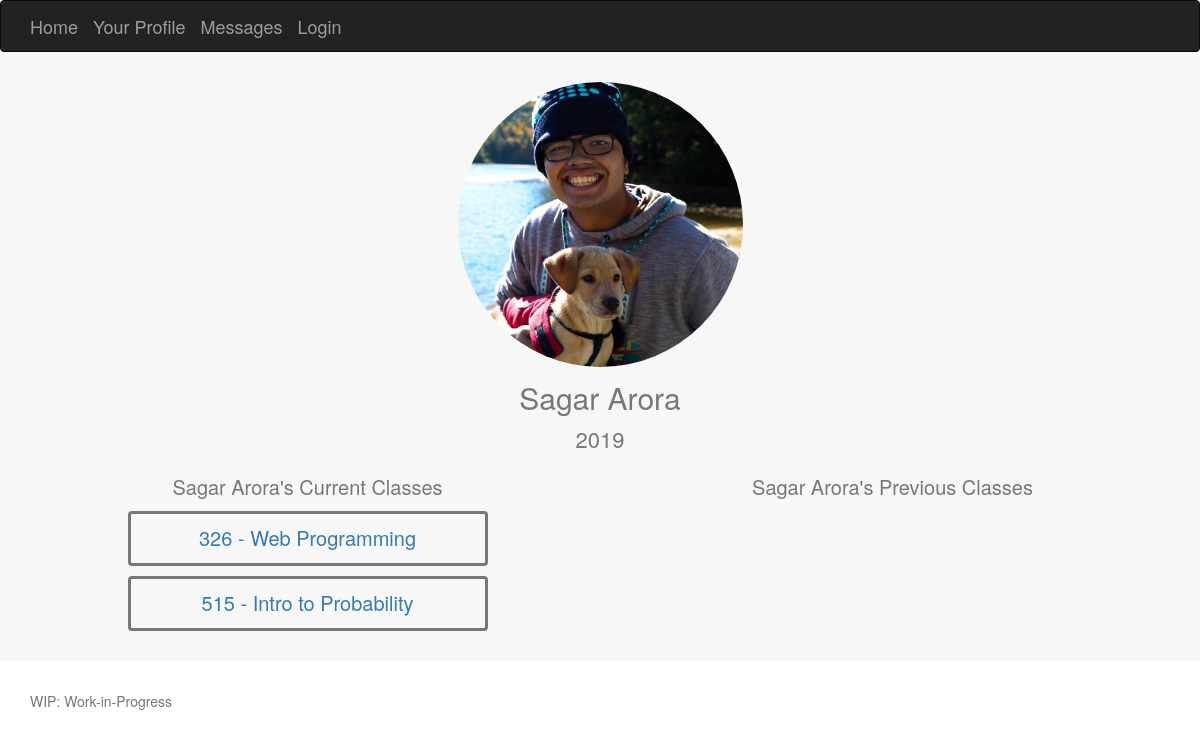
Page /Tibl/friendprofile/2 on the earlier database version.
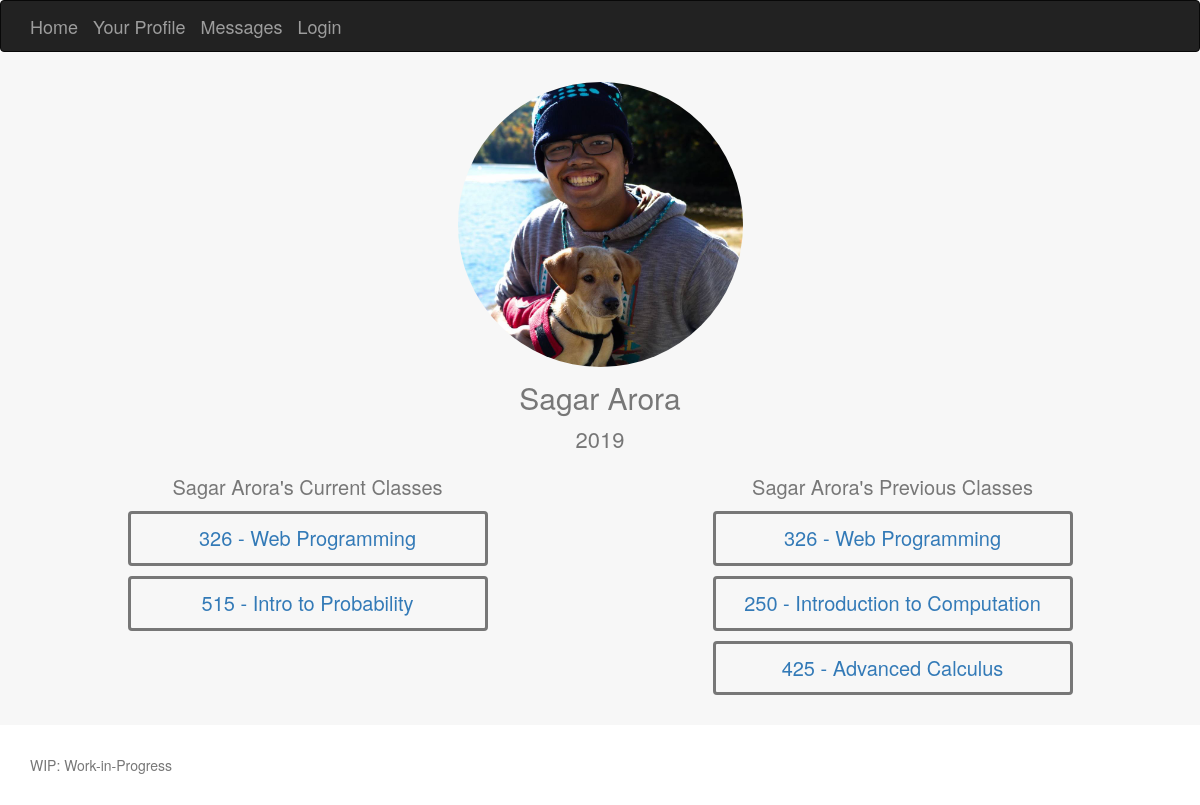
Same page on the later database version.
### Tibl/models.py (models this page shows)
class Section(models.Model):
	year = models.IntegerField()
	season_enum = (
		('F', 'Fall'),
		('Sp', 'Spring'),
		('W', 'Winter'),
		('Su', 'Summer'),
	)
	season = models.CharField(max_length=2, choices=season_enum, null=True)
	teachers = models.ManyToManyField('Teacher')
	students = models.ManyToManyField('Student')
	course = models.ForeignKey('Course', on_delete=models.SET_NULL, null=True)

class Course(models.Model):
	department = models.ForeignKey('Department', on_delete=models.SET_NULL, null=True)
	name = models.CharField(max_length=200, null=True)
	number = models.CharField(max_length=10)

### Tibl/views.py (the view)
# urls.py: path('friendprofile/<int:profile_id>', views.friendprofile, name='friendprofile'),
def friendprofile(request, profile_id):
    student = Student.objects.get(id = profile_id)
    sections = Section.objects.filter(students__id__exact=profile_id)
    return render(
        request,
        'friendprofile.html',
        context={'student':student, 'sections':sections}
    )

### Tibl/templates/friendprofile.html
{% extends "base_generic.html" %}
{% block content %}
	{% load static %}
 	<link rel="stylesheet" href="{% static 'css/myprofile.css' %}">
    <div class="album text-muted">
      <div class="container">
      	{% load static %}
        <img class="profile-image" src="{% static student.profile_picture.url %}" alt="pic1">
        <p class="profile-title"> {{ student.full_name }} </p>
        <p class="profile-subheading">{{ student.grad_year }}</p>
        <div class="row">
          <div class="col-md-4 col-sm-offset-1">
            <p class="class-list-title">{{ student.full_name }}'s Current Classes</p>
            {% for section in sections %}
            	{% if section.season == "Sp" %}
	            	<div class="class-card">
	              		<a href="{% url 'class' section.id %}" class="card-text">{{ section.course.number }} - {{ section.course.name }}</a>
	            	</div>
	            {% endif %}
			{% endfor %}
          </div>
          <div class="col-md-4 col-sm-offset-2">
            <p class="class-list-title">{{ student.full_name }}'s Previous Classes</p>
            {% for section in sections %}
            	{% if section.season != "Sp" %}
	            	<div class="class-card">
	              		<a href="{% url 'class' section.id %}" class="card-text">{{ section.course.number }} - {{ section.course.name }}</a>
	            	</div>
	            {% endif %}
			{% endfor %}
          </div>
        </div>
      </div>
    </div>
{% endblock %}

Differences in the rows shown:
added Section: course.number "326", course.name "Web Programming"
added Section: course.number "250", course.name "Introduction to Computation"
added Section: course.number "425", course.name "Advanced Calculus"
